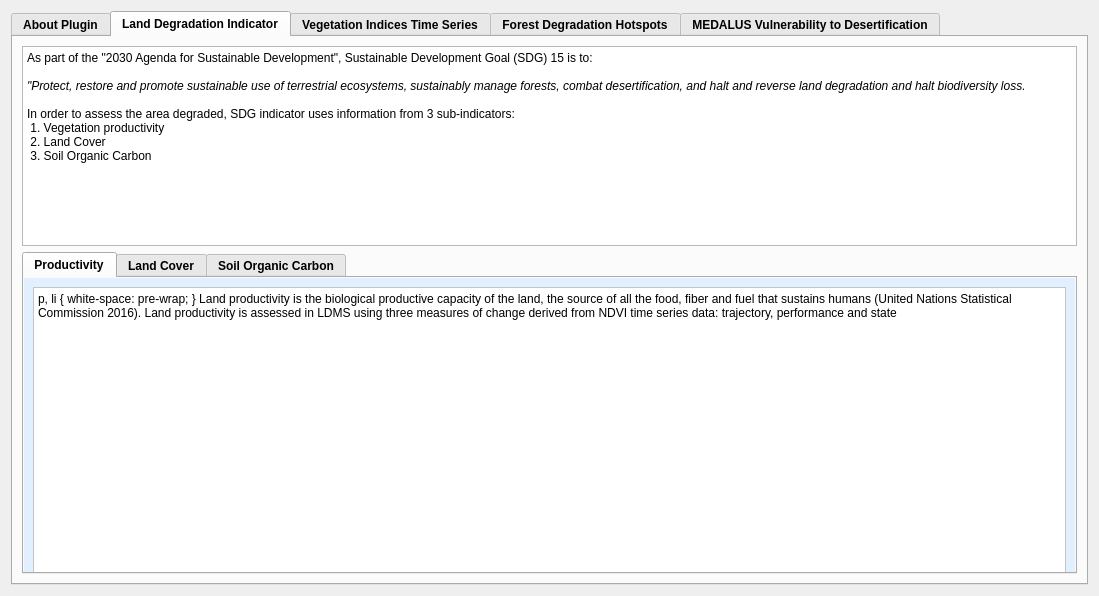
<?xml version="1.0" encoding="UTF-8"?>
<ui version="4.0">
 <class>DlgAbout</class>
 <widget class="QDialog" name="DlgAbout">
  <property name="geometry">
   <rect>
    <x>0</x>
    <y>0</y>
    <width>1099</width>
    <height>596</height>
   </rect>
  </property>
  <property name="windowTitle">
   <string>About LDMS</string>
  </property>
  <layout class="QVBoxLayout" name="verticalLayout_6">
   <item>
    <widget class="QTabWidget" name="tabWidget">
     <property name="minimumSize">
      <size>
       <width>0</width>
       <height>400</height>
      </size>
     </property>
     <property name="font">
      <font>
       <weight>75</weight>
       <bold>true</bold>
      </font>
     </property>
     <property name="tabPosition">
      <enum>QTabWidget::North</enum>
     </property>
     <property name="currentIndex">
      <number>1</number>
     </property>
     <property name="elideMode">
      <enum>Qt::ElideNone</enum>
     </property>
     <property name="documentMode">
      <bool>false</bool>
     </property>
     <widget class="QWidget" name="tab">
      <property name="minimumSize">
       <size>
        <width>0</width>
        <height>400</height>
       </size>
      </property>
      <attribute name="title">
       <string>About Plugin</string>
      </attribute>
      <layout class="QVBoxLayout" name="verticalLayout_5">
       <item>
        <widget class="QTextBrowser" name="textBrowser_5">
         <property name="html">
          <string>&lt;!DOCTYPE HTML PUBLIC &quot;-//W3C//DTD HTML 4.0//EN&quot; &quot;http://www.w3.org/TR/REC-html40/strict.dtd&quot;&gt;
&lt;html&gt;&lt;head&gt;&lt;meta name=&quot;qrichtext&quot; content=&quot;1&quot; /&gt;&lt;style type=&quot;text/css&quot;&gt;
p, li { white-space: pre-wrap; }
&lt;/style&gt;&lt;/head&gt;&lt;body style=&quot; font-family:'MS Shell Dlg 2'; font-size:8pt; font-weight:600; font-style:normal;&quot;&gt;
&lt;p align=&quot;center&quot; style=&quot; margin-top:0px; margin-bottom:0px; margin-left:0px; margin-right:0px; -qt-block-indent:0; text-indent:0px;&quot;&gt;&lt;span style=&quot; font-size:11pt;&quot;&gt;Land Degradation Monitoring Service(LDMS) Plugin&lt;/span&gt;&lt;/p&gt;
&lt;p align=&quot;justify&quot; style=&quot; margin-top:0px; margin-bottom:15px; margin-left:0px; margin-right:0px; -qt-block-indent:0; text-indent:0px; background-color:#ffffff;&quot;&gt;&lt;span style=&quot; font-family:'Lato','proxima-nova','Helvetica Neue','Arial','sans-serif'; font-size:9pt; font-weight:400; color:#404040; background-color:#fcfcfc;&quot;&gt;LDMS is a plugin that focuses on Land Degradation in North Africa. It is mainly used for advanced processing for regional and pilot sites with ability for user input customization i.e areas of interest, datasets, dates, etc. It was produced as part of the project “Earth Observation for Sustainable Land and Water Management in North Africa”, funded by GMES and Africa(OSS/North Africa Consortium), the CRASTE-LF. LDMS land degradation concepts are based on trends.earth plugin.&lt;/span&gt;&lt;/p&gt;&lt;/body&gt;&lt;/html&gt;</string>
         </property>
        </widget>
       </item>
      </layout>
     </widget>
     <widget class="QWidget" name="tab_2">
      <property name="minimumSize">
       <size>
        <width>0</width>
        <height>400</height>
       </size>
      </property>
      <attribute name="title">
       <string>Land Degradation Indicator</string>
      </attribute>
      <layout class="QVBoxLayout" name="verticalLayout">
       <item>
        <widget class="QTextBrowser" name="textBrowser">
         <property name="minimumSize">
          <size>
           <width>0</width>
           <height>200</height>
          </size>
         </property>
         <property name="maximumSize">
          <size>
           <width>16777215</width>
           <height>16777215</height>
          </size>
         </property>
         <property name="html">
          <string>&lt;!DOCTYPE HTML PUBLIC &quot;-//W3C//DTD HTML 4.0//EN&quot; &quot;http://www.w3.org/TR/REC-html40/strict.dtd&quot;&gt;
&lt;html&gt;&lt;head&gt;&lt;meta name=&quot;qrichtext&quot; content=&quot;1&quot; /&gt;&lt;style type=&quot;text/css&quot;&gt;
p, li { white-space: pre-wrap; }
&lt;/style&gt;&lt;/head&gt;&lt;body style=&quot; font-family:'MS Shell Dlg 2'; font-size:8pt; font-weight:600; font-style:normal;&quot;&gt;
&lt;p align=&quot;justify&quot; style=&quot; margin-top:0px; margin-bottom:0px; margin-left:0px; margin-right:0px; -qt-block-indent:0; text-indent:0px;&quot;&gt;&lt;span style=&quot; font-size:9pt; font-weight:400;&quot;&gt;As part of the &amp;quot;2030 Agenda for Sustainable Development&amp;quot;, Sustainable Development Goal (SDG) 15 is to:&lt;/span&gt;&lt;/p&gt;
&lt;p align=&quot;justify&quot; style=&quot;-qt-paragraph-type:empty; margin-top:0px; margin-bottom:0px; margin-left:0px; margin-right:0px; -qt-block-indent:0; text-indent:0px; font-size:9pt; font-weight:400;&quot;&gt;&lt;br /&gt;&lt;/p&gt;
&lt;p align=&quot;justify&quot; style=&quot; margin-top:0px; margin-bottom:0px; margin-left:0px; margin-right:0px; -qt-block-indent:0; text-indent:0px;&quot;&gt;&lt;span style=&quot; font-size:9pt; font-weight:400; font-style:italic;&quot;&gt;&amp;quot;Protect, restore and promote sustainable use of terrestrial ecosystems, sustainably manage forests, combat desertification, and halt and reverse land degradation and halt biodiversity loss.&lt;/span&gt;&lt;/p&gt;
&lt;p align=&quot;justify&quot; style=&quot;-qt-paragraph-type:empty; margin-top:0px; margin-bottom:0px; margin-left:0px; margin-right:0px; -qt-block-indent:0; text-indent:0px; font-size:9pt; font-weight:400; font-style:italic;&quot;&gt;&lt;br /&gt;&lt;/p&gt;
&lt;p align=&quot;justify&quot; style=&quot; margin-top:0px; margin-bottom:0px; margin-left:0px; margin-right:0px; -qt-block-indent:0; text-indent:0px;&quot;&gt;&lt;span style=&quot; font-size:9pt; font-weight:400;&quot;&gt;In order to assess the area degraded, SDG indicator uses information from 3 sub-indicators:&lt;/span&gt;&lt;/p&gt;
&lt;p align=&quot;justify&quot; style=&quot; margin-top:0px; margin-bottom:0px; margin-left:0px; margin-right:0px; -qt-block-indent:0; text-indent:0px;&quot;&gt;&lt;span style=&quot; font-size:9pt; font-weight:400;&quot;&gt; 1. Vegetation productivity&lt;/span&gt;&lt;/p&gt;
&lt;p align=&quot;justify&quot; style=&quot; margin-top:0px; margin-bottom:0px; margin-left:0px; margin-right:0px; -qt-block-indent:0; text-indent:0px;&quot;&gt;&lt;span style=&quot; font-size:9pt; font-weight:400;&quot;&gt; 2. Land Cover&lt;/span&gt;&lt;/p&gt;
&lt;p align=&quot;justify&quot; style=&quot; margin-top:0px; margin-bottom:0px; margin-left:0px; margin-right:0px; -qt-block-indent:0; text-indent:0px;&quot;&gt;&lt;span style=&quot; font-size:9pt; font-weight:400;&quot;&gt; 3. Soil Organic Carbon&lt;/span&gt;&lt;/p&gt;&lt;/body&gt;&lt;/html&gt;</string>
         </property>
        </widget>
       </item>
       <item>
        <widget class="QTabWidget" name="tabWidget_2">
         <property name="minimumSize">
          <size>
           <width>0</width>
           <height>200</height>
          </size>
         </property>
         <property name="autoFillBackground">
          <bool>false</bool>
         </property>
         <property name="tabPosition">
          <enum>QTabWidget::North</enum>
         </property>
         <property name="tabShape">
          <enum>QTabWidget::Rounded</enum>
         </property>
         <property name="currentIndex">
          <number>0</number>
         </property>
         <property name="tabsClosable">
          <bool>false</bool>
         </property>
         <property name="movable">
          <bool>false</bool>
         </property>
         <property name="tabBarAutoHide">
          <bool>false</bool>
         </property>
         <widget class="QWidget" name="tab_6">
          <property name="minimumSize">
           <size>
            <width>0</width>
            <height>400</height>
           </size>
          </property>
          <property name="styleSheet">
           <string notr="true">background-color: rgb(226, 239, 255);</string>
          </property>
          <attribute name="title">
           <string>Productivity</string>
          </attribute>
          <layout class="QVBoxLayout" name="verticalLayout_7">
           <item>
            <widget class="QTextBrowser" name="textBrowser_6">
             <property name="minimumSize">
              <size>
               <width>0</width>
               <height>100</height>
              </size>
             </property>
             <property name="styleSheet">
              <string notr="true">background-color: rgb(255, 255, 255);</string>
             </property>
             <property name="html">
              <string>&lt;!DOCTYPE HTML PUBLIC &quot;-//W3C//DTD HTML 4.0//EN&quot; &quot;http://www.w3.org/TR/REC-html40/strict.dtd&quot;&gt;
&lt;html&gt;&lt;head&gt;&lt;meta name=&quot;qrichtext&quot; content=&quot;1&quot; /&gt;&lt;style type=&quot;text/css&quot;&gt;
p, li { white-space: pre-wrap; }
&lt;/style&gt;&lt;/head&gt;&lt;body style=&quot; font-family:'MS Shell Dlg 2'; font-size:8pt; font-weight:400; font-style:normal;&quot;&gt;
&lt;p style=&quot; margin-top:0px; margin-bottom:0px; margin-left:0px; margin-right:0px; -qt-block-indent:0; text-indent:0px;&quot;&gt;&lt;span style=&quot; font-family:'Lato','proxima-nova','Helvetica Neue','Arial','sans-serif'; font-size:9pt; color:#404040; background-color:#fcfcfc;&quot;&gt;Land productivity is the biological productive capacity of the land, the source of all the food, fiber and fuel that sustains humans (United Nations Statistical Commission 2016). &lt;/span&gt;&lt;/p&gt;
&lt;p style=&quot; margin-top:0px; margin-bottom:0px; margin-left:0px; margin-right:0px; -qt-block-indent:0; text-indent:0px;&quot;&gt;&lt;span style=&quot; font-family:'Lato','proxima-nova','Helvetica Neue','Arial','sans-serif'; font-size:9pt; color:#404040; background-color:#fcfcfc;&quot;&gt;Land productivity is assessed in LDMS using three measures of change derived from NDVI time series data: trajectory, performance and state&lt;/span&gt;&lt;/p&gt;
&lt;p style=&quot;-qt-paragraph-type:empty; margin-top:0px; margin-bottom:0px; margin-left:0px; margin-right:0px; -qt-block-indent:0; text-indent:0px;&quot;&gt;&lt;br /&gt;&lt;/p&gt;&lt;/body&gt;&lt;/html&gt;</string>
             </property>
            </widget>
           </item>
          </layout>
         </widget>
         <widget class="QWidget" name="tab_7">
          <property name="styleSheet">
           <string notr="true">background-color: rgb(238, 255, 241);</string>
          </property>
          <attribute name="title">
           <string>Land Cover</string>
          </attribute>
         </widget>
         <widget class="QWidget" name="tab_8">
          <property name="styleSheet">
           <string notr="true">background-color: rgb(250, 249, 234);</string>
          </property>
          <attribute name="title">
           <string>Soil Organic Carbon</string>
          </attribute>
         </widget>
        </widget>
       </item>
      </layout>
     </widget>
     <widget class="QWidget" name="tab_3">
      <property name="minimumSize">
       <size>
        <width>0</width>
        <height>400</height>
       </size>
      </property>
      <attribute name="title">
       <string>Vegetation Indices Time Series</string>
      </attribute>
      <layout class="QVBoxLayout" name="verticalLayout_2">
       <item>
        <widget class="QTextBrowser" name="textBrowser_2">
         <property name="html">
          <string>&lt;!DOCTYPE HTML PUBLIC &quot;-//W3C//DTD HTML 4.0//EN&quot; &quot;http://www.w3.org/TR/REC-html40/strict.dtd&quot;&gt;
&lt;html&gt;&lt;head&gt;&lt;meta name=&quot;qrichtext&quot; content=&quot;1&quot; /&gt;&lt;style type=&quot;text/css&quot;&gt;
p, li { white-space: pre-wrap; }
&lt;/style&gt;&lt;/head&gt;&lt;body style=&quot; font-family:'MS Shell Dlg 2'; font-size:8pt; font-weight:600; font-style:normal;&quot;&gt;
&lt;p align=&quot;center&quot; style=&quot; margin-top:0px; margin-bottom:0px; margin-left:0px; margin-right:0px; -qt-block-indent:0; text-indent:0px;&quot;&gt;&lt;span style=&quot; font-family:'Open Sans','Arial','sans-serif'; font-size:12pt; color:#000000; background-color:#ffffff;&quot;&gt;Lorem ipsum dolor sit amet&lt;/span&gt;&lt;/p&gt;
&lt;p align=&quot;justify&quot; style=&quot; margin-top:0px; margin-bottom:0px; margin-left:0px; margin-right:0px; -qt-block-indent:0; text-indent:0px;&quot;&gt;&lt;span style=&quot; font-family:'Open Sans','Arial','sans-serif'; font-size:9pt; font-weight:400; color:#000000; background-color:#ffffff;&quot;&gt;Lorem ipsum dolor sit amet, consectetur adipiscing elit. Vivamus vehicula purus sit amet cursus elementum. Donec egestas viverra augue, nec gravida ex elementum nec. Praesent nec ligula ac urna pharetra rutrum interdum vitae metus. Duis tincidunt, est non molestie finibus, lorem purus porttitor nisi, ac varius tortor mi non purus. Donec id metus sed leo accumsan feugiat eu dictum felis. Nunc volutpat tincidunt commodo. Curabitur egestas pulvinar mattis. Fusce bibendum sodales scelerisque. Suspendisse imperdiet erat lobortis efficitur suscipit.&lt;/span&gt;&lt;/p&gt;&lt;/body&gt;&lt;/html&gt;</string>
         </property>
        </widget>
       </item>
       <item>
        <widget class="QTabWidget" name="tabWidget_3">
         <property name="minimumSize">
          <size>
           <width>0</width>
           <height>400</height>
          </size>
         </property>
         <property name="tabPosition">
          <enum>QTabWidget::North</enum>
         </property>
         <property name="tabShape">
          <enum>QTabWidget::Rounded</enum>
         </property>
         <property name="currentIndex">
          <number>2</number>
         </property>
         <widget class="QWidget" name="tab_9">
          <property name="styleSheet">
           <string notr="true">background-color: rgb(255, 247, 242);</string>
          </property>
          <attribute name="title">
           <string> NDVI </string>
          </attribute>
         </widget>
         <widget class="QWidget" name="tab_10">
          <property name="styleSheet">
           <string notr="true">background-color: rgb(248, 252, 255);</string>
          </property>
          <attribute name="title">
           <string>MSAVI2 </string>
          </attribute>
         </widget>
         <widget class="QWidget" name="tab_11">
          <property name="styleSheet">
           <string notr="true">background-color: rgb(253, 247, 255);</string>
          </property>
          <attribute name="title">
           <string>SAVI </string>
          </attribute>
         </widget>
        </widget>
       </item>
      </layout>
     </widget>
     <widget class="QWidget" name="tab_4">
      <property name="minimumSize">
       <size>
        <width>0</width>
        <height>400</height>
       </size>
      </property>
      <attribute name="title">
       <string>Forest Degradation Hotspots</string>
      </attribute>
      <layout class="QVBoxLayout" name="verticalLayout_3">
       <item>
        <widget class="QTextBrowser" name="textBrowser_3">
         <property name="html">
          <string>&lt;!DOCTYPE HTML PUBLIC &quot;-//W3C//DTD HTML 4.0//EN&quot; &quot;http://www.w3.org/TR/REC-html40/strict.dtd&quot;&gt;
&lt;html&gt;&lt;head&gt;&lt;meta name=&quot;qrichtext&quot; content=&quot;1&quot; /&gt;&lt;style type=&quot;text/css&quot;&gt;
p, li { white-space: pre-wrap; }
&lt;/style&gt;&lt;/head&gt;&lt;body style=&quot; font-family:'MS Shell Dlg 2'; font-size:8pt; font-weight:600; font-style:normal;&quot;&gt;
&lt;p align=&quot;center&quot; style=&quot; margin-top:0px; margin-bottom:0px; margin-left:0px; margin-right:0px; -qt-block-indent:0; text-indent:0px;&quot;&gt;&lt;span style=&quot; font-family:'Open Sans','Arial','sans-serif'; font-size:12pt; color:#000000; background-color:#ffffff;&quot;&gt;Lorem ipsum dolor sit amet&lt;/span&gt;&lt;/p&gt;
&lt;p align=&quot;justify&quot; style=&quot; margin-top:0px; margin-bottom:0px; margin-left:0px; margin-right:0px; -qt-block-indent:0; text-indent:0px;&quot;&gt;&lt;span style=&quot; font-family:'Open Sans','Arial','sans-serif'; font-size:9pt; font-weight:400; color:#000000; background-color:#ffffff;&quot;&gt;Lorem ipsum dolor sit amet, consectetur adipiscing elit. Vivamus vehicula purus sit amet cursus elementum. Donec egestas viverra augue, nec gravida ex elementum nec. Praesent nec ligula ac urna pharetra rutrum interdum vitae metus. Duis tincidunt, est non molestie finibus, lorem purus porttitor nisi, ac varius tortor mi non purus. Donec id metus sed leo accumsan feugiat eu dictum felis. Nunc volutpat tincidunt commodo. Curabitur egestas pulvinar mattis. Fusce bibendum sodales scelerisque. Suspendisse imperdiet erat lobortis efficitur suscipit.&lt;/span&gt;&lt;/p&gt;&lt;/body&gt;&lt;/html&gt;</string>
         </property>
        </widget>
       </item>
       <item>
        <widget class="QTabWidget" name="tabWidget_4">
         <property name="minimumSize">
          <size>
           <width>0</width>
           <height>400</height>
          </size>
         </property>
         <property name="tabPosition">
          <enum>QTabWidget::North</enum>
         </property>
         <property name="currentIndex">
          <number>1</number>
         </property>
         <widget class="QWidget" name="tab_12">
          <property name="styleSheet">
           <string notr="true">background-color: rgb(237, 243, 255);</string>
          </property>
          <attribute name="title">
           <string>Forest Change (Cover and Loss)</string>
          </attribute>
         </widget>
         <widget class="QWidget" name="tab_13">
          <property name="styleSheet">
           <string notr="true">background-color: rgb(255, 248, 249);</string>
          </property>
          <attribute name="title">
           <string>Forest Fires</string>
          </attribute>
         </widget>
        </widget>
       </item>
      </layout>
     </widget>
     <widget class="QWidget" name="tab_5">
      <property name="minimumSize">
       <size>
        <width>0</width>
        <height>400</height>
       </size>
      </property>
      <attribute name="title">
       <string>MEDALUS Vulnerability to Desertification</string>
      </attribute>
      <layout class="QVBoxLayout" name="verticalLayout_4">
       <item>
        <widget class="QTextBrowser" name="textBrowser_4">
         <property name="html">
          <string>&lt;!DOCTYPE HTML PUBLIC &quot;-//W3C//DTD HTML 4.0//EN&quot; &quot;http://www.w3.org/TR/REC-html40/strict.dtd&quot;&gt;
&lt;html&gt;&lt;head&gt;&lt;meta name=&quot;qrichtext&quot; content=&quot;1&quot; /&gt;&lt;style type=&quot;text/css&quot;&gt;
p, li { white-space: pre-wrap; }
&lt;/style&gt;&lt;/head&gt;&lt;body style=&quot; font-family:'MS Shell Dlg 2'; font-size:8pt; font-weight:600; font-style:normal;&quot;&gt;
&lt;p align=&quot;center&quot; style=&quot; margin-top:0px; margin-bottom:0px; margin-left:0px; margin-right:0px; -qt-block-indent:0; text-indent:0px;&quot;&gt;&lt;span style=&quot; font-family:'Open Sans','Arial','sans-serif'; font-size:12pt; color:#000000; background-color:#ffffff;&quot;&gt;Lorem ipsum dolor sit amet&lt;/span&gt;&lt;/p&gt;
&lt;p align=&quot;justify&quot; style=&quot; margin-top:0px; margin-bottom:0px; margin-left:0px; margin-right:0px; -qt-block-indent:0; text-indent:0px;&quot;&gt;&lt;span style=&quot; font-family:'Open Sans','Arial','sans-serif'; font-size:9pt; font-weight:400; color:#000000; background-color:#ffffff;&quot;&gt;Lorem ipsum dolor sit amet, consectetur adipiscing elit. Vivamus vehicula purus sit amet cursus elementum. Donec egestas viverra augue, nec gravida ex elementum nec. Praesent nec ligula ac urna pharetra rutrum interdum vitae metus. Duis tincidunt, est non molestie finibus, lorem purus porttitor nisi, ac varius tortor mi non purus. Donec id metus sed leo accumsan feugiat eu dictum felis. Nunc volutpat tincidunt commodo. Curabitur egestas pulvinar mattis. Fusce bibendum sodales scelerisque. Suspendisse imperdiet erat lobortis efficitur suscipit.&lt;/span&gt;&lt;/p&gt;&lt;/body&gt;&lt;/html&gt;</string>
         </property>
        </widget>
       </item>
       <item>
        <widget class="QTabWidget" name="tabWidget_5">
         <property name="minimumSize">
          <size>
           <width>0</width>
           <height>400</height>
          </size>
         </property>
         <property name="currentIndex">
          <number>1</number>
         </property>
         <widget class="QWidget" name="tab_14">
          <property name="minimumSize">
           <size>
            <width>0</width>
            <height>30</height>
           </size>
          </property>
          <property name="styleSheet">
           <string notr="true">background-color: rgb(240, 237, 255);</string>
          </property>
          <attribute name="title">
           <string>Vegetation Quality Index (VQI)</string>
          </attribute>
         </widget>
         <widget class="QWidget" name="tab_15">
          <property name="styleSheet">
           <string notr="true">background-color: rgb(255, 247, 242);</string>
          </property>
          <attribute name="title">
           <string>Climate Quality Index (CQI)</string>
          </attribute>
         </widget>
         <widget class="QWidget" name="tab_16">
          <property name="styleSheet">
           <string notr="true">background-color: rgb(255, 251, 246);</string>
          </property>
          <attribute name="title">
           <string>Soil Quality Index (SQI)</string>
          </attribute>
         </widget>
         <widget class="QWidget" name="tab_17">
          <property name="styleSheet">
           <string notr="true">background-color: rgb(247, 255, 251);</string>
          </property>
          <attribute name="title">
           <string>Anthropogenic Quality Index (AQI)</string>
          </attribute>
         </widget>
        </widget>
       </item>
      </layout>
     </widget>
    </widget>
   </item>
  </layout>
 </widget>
 <resources>
  <include location="../resources.qrc"/>
 </resources>
 <connections/>
</ui>
